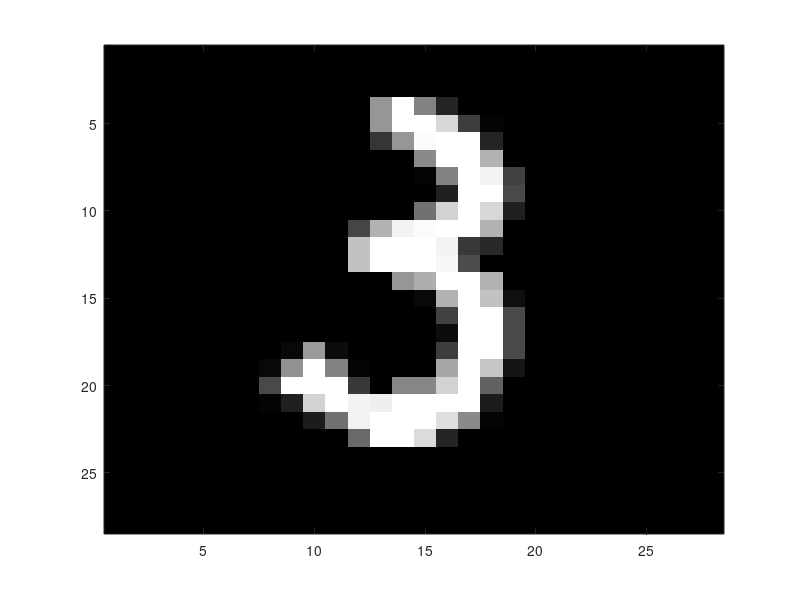

Write MATLAB code to recreate this figure.
clear all;
hold off;

% Load and organize the training/validation/test sets
load mnist38_train
load mnist38_validate
load mnist38_test
Xvalid = Xvalidate; 
Tvalid = Tvalidate; 
N = size(Xtrain, 1);
X = Xtrain'; 
T = Ttrain';
Nv = size(Xvalid, 1);
Xv = Xvalid'; 
Tv = Tvalid';
Nt = size(Xtest, 1); 
Xt = Xtest';
Tt = Ttest';

imagesc(reshape(Xvalid(16,:),[28 28])', [0 1]); colormap('gray');